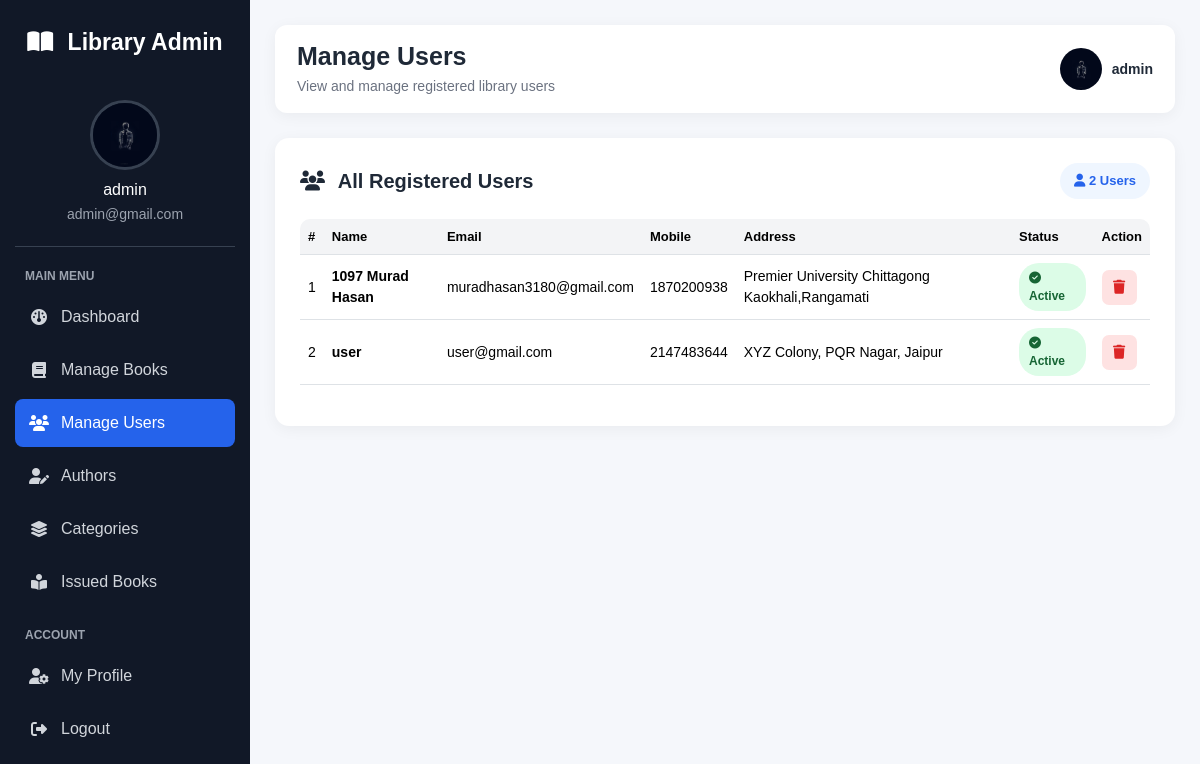
Page /admin/manage_users.php (signed in) on the committed database.
### tables this page shows
CREATE TABLE `users` (
  `id` int(11) NOT NULL,
  `name` varchar(50) NOT NULL,
  `email` varchar(100) NOT NULL,
  `password` varchar(100) NOT NULL,
  `mobile` bigint(20) NOT NULL,
  `profile_image` varchar(255) DEFAULT NULL,
  `address` varchar(250) NOT NULL
);

### admin/manage_users.php (the view, shortened to what this page needs)
<?php
$conn = mysqli_connect("localhost", "root", "", "lms");
$admin_id = (int) $_SESSION["admin_id"];
$admin_query = mysqli_query(
    $conn,
    "SELECT name, email, profile_image
     FROM admins
     WHERE id = $admin_id"
);
$admin = mysqli_fetch_assoc($admin_query);
$users_query = mysqli_query(
    $conn,
    "SELECT id, name, email, mobile, address
     FROM users
     ORDER BY id DESC"
);
?>
<!DOCTYPE html>
<html lang="en">
<head>
    <link
        href="https://cdn.jsdelivr.net/npm/bootstrap@5.3.1/dist/css/bootstrap.min.css"
        rel="stylesheet">
    <link
        rel="stylesheet"
        href="https://cdnjs.cloudflare.com/ajax/libs/font-awesome/6.5.2/css/all.min.css">
</head>
<body>
<div class="sidebar">
    <div class="brand">
        <i class="fa-solid fa-book-open"></i>
        Library Admin
    </div>
    <div class="admin-profile">
        <?php if (!empty($admin["profile_image"])): ?>
            <img
                src="uploads/<?php echo htmlspecialchars($admin["profile_image"]); ?>"
                alt="Admin Profile">
        <?php else: ?>
            <div class="default-profile">
                <i class="fa-solid fa-user"></i>
            </div>
        <?php endif; ?>
        <h6>
            <?php
            echo htmlspecialchars($admin["name"]);
            ?>
        </h6>
        <small>
            <?php
            echo htmlspecialchars($admin["email"]);
            ?>
        </small>
    </div>
    <div class="menu-title">
        Main Menu
    </div>
    <a href="dashboard.php">
        <i class="fa-solid fa-gauge"></i>
        Dashboard
    </a>
    <a href="manage_books.php">
        <i class="fa-solid fa-book"></i>
        Manage Books
    </a>
    <a href="manage_users.php" class="active">
        <i class="fa-solid fa-users"></i>
        Manage Users
    </a>
    <a href="authors.php">
        <i class="fa-solid fa-user-pen"></i>
        Authors
    </a>
    <a href="categories.php">
        <i class="fa-solid fa-layer-group"></i>
        Categories
    </a>
    <a href="issued_books.php">
        <i class="fa-solid fa-book-open-reader"></i>
        Issued Books
    </a>
    <div class="menu-title">
        Account
    </div>
    <a href="profile.php">
        <i class="fa-solid fa-user-gear"></i>
        My Profile
    </a>
    <a href="admin_logout.php">
        <i class="fa-solid fa-right-from-bracket"></i>
        Logout
    </a>
</div>
<div class="main">
    <div class="topbar">
        <div class="page-title">
            <h2>
                Manage Users
            </h2>
            <p>
                View and manage registered library users
            </p>
        </div>
        <div class="top-admin">
            <?php if (!empty($admin["profile_image"])): ?>
                <img
                    src="uploads/<?php echo htmlspecialchars($admin["profile_image"]); ?>"
                    alt="Admin">
            <?php else: ?>
                <div class="top-default-profile">
                    <i class="fa-solid fa-user"></i>
                </div>
            <?php endif; ?>
            <strong>
                <?php
                echo htmlspecialchars($admin["name"]);
                ?>
            </strong>
        </div>
    </div>
    <div class="content-card">
        <div class="card-header-custom">
            <h4>
                <i class="fa-solid fa-users me-2"></i>
                All Registered Users
            </h4>
            <?php
            $total_users = 0;
            if ($users_query) {
                $total_users = mysqli_num_rows($users_query);
            }
            ?>
            <span class="user-count">
                <i class="fa-solid fa-user"></i>
                <?php echo $total_users; ?>
                Users
            </span>
        </div>
        <?php if ($users_query && mysqli_num_rows($users_query) > 0): ?>
            <div class="table-responsive">
                <table class="table table-hover">
                    <thead>
                        <tr>
                            <th>#</th>
                            <th>Name</th>
                            <th>Email</th>
                            <th>Mobile</th>
                            <th>Address</th>
                            <th>Status</th>
                            <th>Action</th>
                        </tr>
                    </thead>
                    <tbody>
                    <?php
                    $serial = 1;
                    while ($user = mysqli_fetch_assoc($users_query)):
                    ?>
                        <tr>
                            <td>
                                <?php
                                echo $serial++;
                                ?>
                            </td>
                            <td class="user-name">
                                <?php
                                echo htmlspecialchars(
                                    $user["name"]
                                );
                                ?>
                            </td>
                            <td class="email">
                                <?php
                                echo htmlspecialchars(
                                    $user["email"]
                                );
                                ?>
                            </td>
                            <td class="mobile">
                                <?php
                                echo htmlspecialchars(
                                    $user["mobile"]
                                );
                                ?>
                            </td>
                            <td>
                                <?php
                                echo htmlspecialchars(
                                    $user["address"]
                                );
                                ?>
                            </td>
                            <td>
                                <span class="status-badge">
                                    <i class="fa-solid fa-circle-check"></i>
                                    Active
                                </span>
                            </td>
                            <td>
                                <a
                                    href="manage_users.php?delete=<?php echo $user["id"]; ?>"
                                    class="action-btn delete-btn"
                                    title="Delete User"
                                    onclick="return confirm('Are you sure you want to delete this user?');">
                                    <i class="fa-solid fa-trash"></i>
                                </a>
                            </td>
                        </tr>
                    <?php endwhile; ?>
                    </tbody>
                </table>
            </div>
        <?php endif; ?>
    </div>
</div>
</body>
</html>

### admin/manage_users.php (style rules this page uses)
* { box-sizing: border-box; }
body { margin: 0; font-family: Arial, Helvetica, sans-serif; background: #f5f7fb; color: #1f2937; }
.sidebar { position: fixed; left: 0; top: 0; width: 250px; height: 100vh; background: #111827; color: white; padding: 25px 15px; overflow-y: auto; }
.brand { font-size: 23px; font-weight: bold; text-align: center; margin-bottom: 25px; }
.brand i { margin-right: 8px; }
.admin-profile { text-align: center; padding: 15px 10px 20px; border-bottom: 1px solid #374151; margin-bottom: 20px; }
.admin-profile img, .default-profile { width: 70px; height: 70px; border-radius: 50%; object-fit: cover; border: 3px solid #374151; }
.admin-profile h6 { margin-top: 10px; margin-bottom: 3px; font-size: 16px; }
.admin-profile small { color: #9ca3af; word-break: break-word; }
.menu-title { color: #9ca3af; font-size: 12px; text-transform: uppercase; margin: 20px 10px 8px; font-weight: bold; }
.sidebar a { display: flex; align-items: center; gap: 12px; color: #d1d5db; text-decoration: none; padding: 12px 14px; border-radius: 8px; margin-bottom: 5px; transition: 0.2s; }
.sidebar a:hover, .sidebar a.active { background: #2563eb; color: white; }
.sidebar a i { width: 20px; text-align: center; }
.main { margin-left: 250px; min-height: 100vh; padding: 25px; }
.topbar { background: white; padding: 16px 22px; border-radius: 12px; display: flex; align-items: center; justify-content: space-between; margin-bottom: 25px; box-shadow: 0 3px 15px rgba(0, 0, 0, 0.05); }
.page-title h2 { margin: 0; font-size: 25px; font-weight: 700; }
.page-title p { margin: 5px 0 0; color: #6b7280; font-size: 14px; }
.top-admin { display: flex; align-items: center; gap: 10px; }
.top-admin img, .top-default-profile { width: 42px; height: 42px; border-radius: 50%; object-fit: cover; }
.top-admin strong { font-size: 14px; }
.content-card { background: white; border-radius: 14px; padding: 25px; box-shadow: 0 3px 15px rgba(0, 0, 0, 0.05); }
.card-header-custom { display: flex; justify-content: space-between; align-items: center; margin-bottom: 20px; }
.card-header-custom h4 { margin: 0; font-size: 20px; font-weight: 700; }
.user-count { background: #eff6ff; color: #2563eb; padding: 8px 14px; border-radius: 20px; font-size: 13px; font-weight: 600; }
.table-responsive { border-radius: 10px; }
table { vertical-align: middle !important; }
thead th { background: #f3f4f6 !important; color: #374151; font-size: 13px; white-space: nowrap; }
tbody td { font-size: 14px; }
.user-name { font-weight: 600; color: #111827; }
.email { color: #4b5563; }
.mobile { white-space: nowrap; }
.status-badge { display: inline-block; background: #dcfce7; color: #166534; padding: 6px 10px; border-radius: 20px; font-size: 12px; font-weight: 600; }
.action-btn { display: inline-flex; align-items: center; justify-content: center; width: 35px; height: 35px; border-radius: 7px; text-decoration: none; }
.delete-btn { background: #fee2e2; color: #dc2626; }

### rows in the picture
users: name "1097 Murad Hasan", email "muradhasan3180@gmail.com", mobile "1870200938", address "Premier University Chittagong Kaokhali,Rangamati"
users: name "user", email "user@gmail.com", mobile "2147483644", address "XYZ Colony, PQR Nagar, Jaipur"

### other values in the picture
$admin["name"] "admin"
$admin["email"] "admin@gmail.com"
$total_users "2"
